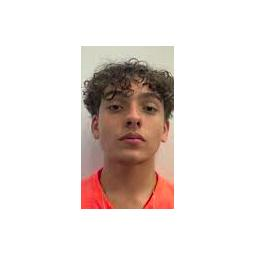
#> input picture ro2.jpeg, 256 x 256 px
$ python SFC-Axiom.py
#> lines starting #> are read from the running program, lines starting #| are printed output that depends on the picture; after the words box and inside, x2 and y2 are one past the last pixel; in counts of white or black regions, pixels touching at a corner belong together
import turtle
import matplotlib.pyplot as plt
import collections as cl
import numpy as np
from PIL import Image
from copy import deepcopy
import cv2 as cv

image = cv.imread("ro2.jpeg")
#> image is the input picture: shape (256, 256, 3); mean B, G, R 218.2, 222, 231.9
print(image.shape)
#| (256, 256, 3)


class curve:

    def __init__(self, arestas):

        self.a = arestas

    def print_curve(self):
        turtle.speed(0)
        turtle.penup()
        turtle.goto(0, 0)
        turtle.pendown()

        for start, end in self.a.items():
            turtle.goto(end[0] * 10, end[1] * 10)

        turtle.done()


def hilbert(stg: str) -> str:
    stg = stg.replace("a", "+Bf-AfA-fB+")
    stg = stg.replace("b", "-Af+BfB+fA-")
    return stg.lower()


Si = "a"
iters = 8

for _ in range(iters):
    Si = hilbert(Si)


def percorrer(stg: str) -> curve:

    arestas = cl.defaultdict()
    pointer = np.array([0, 0])
    dir = np.array([0, 1])
    next = pointer + dir

    for char in stg:
        if char == "+":
            dir = np.array([dir[1], -dir[0]])

        elif char == "-":
            dir = np.array([-dir[1], dir[0]])

        elif char == "f":
            next = pointer + dir
            arestas[tuple(pointer)] = tuple(next)
            pointer = next

    return arestas


def percorrer_img(
    curv: curve,
    img,
    n=1000,
):
#> called with n = 1000
    list_img = []
    im_pointer = np.array([0, 0])
    cv_pointer = (0, 0)

    while cv_pointer in curv.a.keys():

        img[im_pointer[0], im_pointer[1]] = [0, 0, 0]

        next_pointer = curv.a[cv_pointer]
        dir = np.array(next_pointer) - np.array(cv_pointer)

        im_pointer += dir
        cv_pointer = next_pointer

        if n == 1000:
            img_atual = deepcopy(img)
            list_img.append(img_atual)
            n = 0
        n += 1
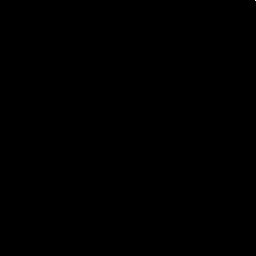
#> img: shape (256, 256, 3); 0% white in thin lines or dots, all inside (x1, y1, x2, y2) = (255, 0, 256, 1)
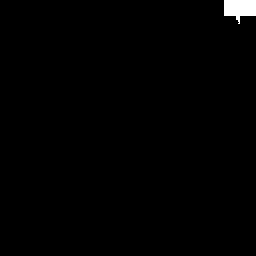
#> img_atual: shape (256, 256, 3); 0.82% white; 1 white region, box (x1, y1, x2, y2) and area: (224, 0, 256, 24) 535
#> after the loop, im_pointer = [0, 255]; list_img = 66 items; n = 535

    return list_img


crv = curve(percorrer(Si))

a = percorrer_img(crv, image)
#> a = 66 items

for i in range(len(a)):
    cv.imwrite(f"image_gif/im{i}.jpeg", a[i])
#> this loop made 66 passes
#> pass 2, `cv.imwrite(f"image_gif/im{i}.jpeg", a[i])`:
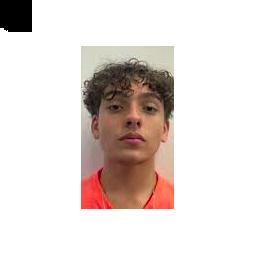
#> saved as im1.jpeg: shape (256, 256, 3); mean B, G, R 214.3, 218.1, 228

print(a)
#> (printed output is left out)

# crv.print_curve()

$ run again, with igor-curva.jpg copied over ro2.jpeg
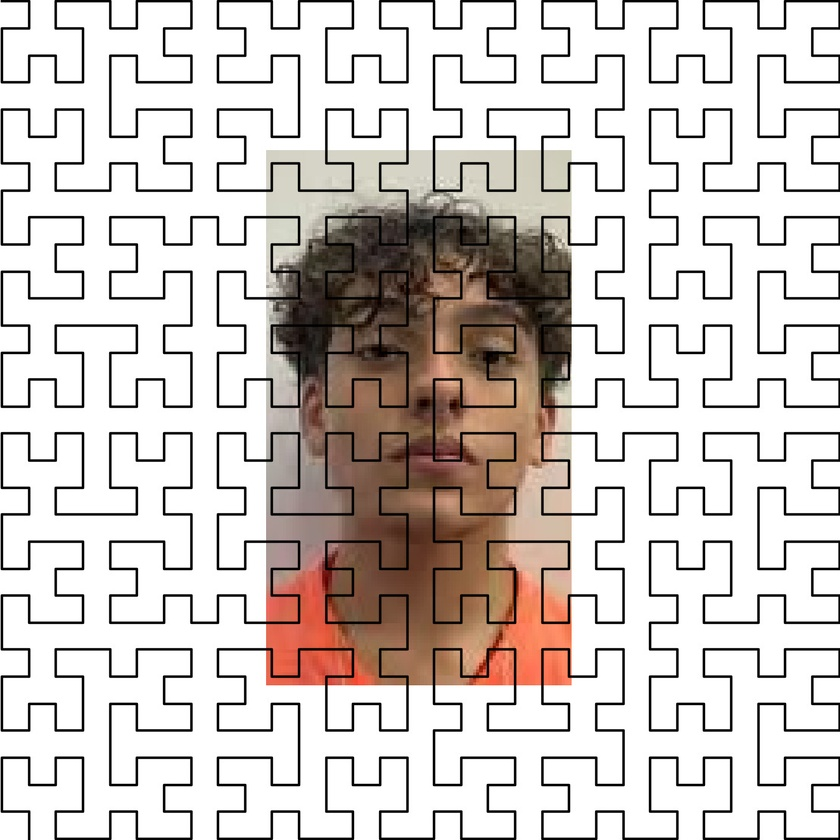
#> input picture igor-curva.jpg, 840 x 840 px, shrunk from 1108 x 1108 before the run
#> image is the input picture: shape (840, 840, 3); mean B, G, R 197.4, 201.3, 208.5
#| (840, 840, 3)
#> after the loop in percorrer_img, `while cv_pointer in curv.a.keys():`:
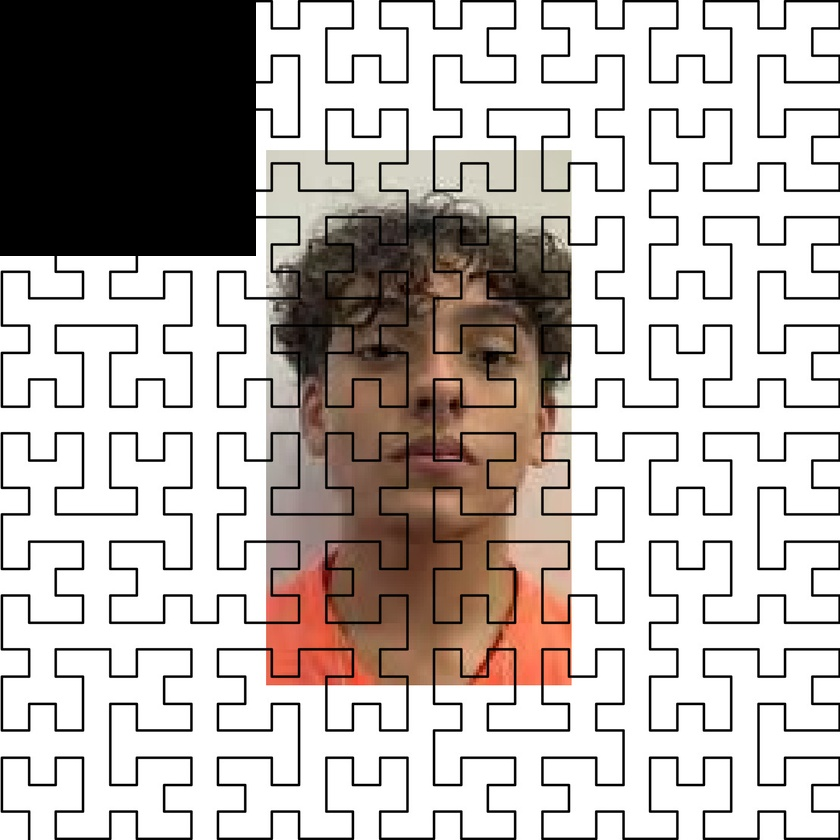
#> img: shape (840, 840, 3); mean B, G, R 176.1, 180, 187.2
#> after the loop in percorrer_img, `while cv_pointer in curv.a.keys():`: im_pointer = [0, 255]; list_img = 66 items; n = 535
#> a = 66 items
#> the loop `for i in range(len(a)):` made 66 passes
#> pass 2, `cv.imwrite(f"image_gif/im{i}.jpeg", a[i])`:
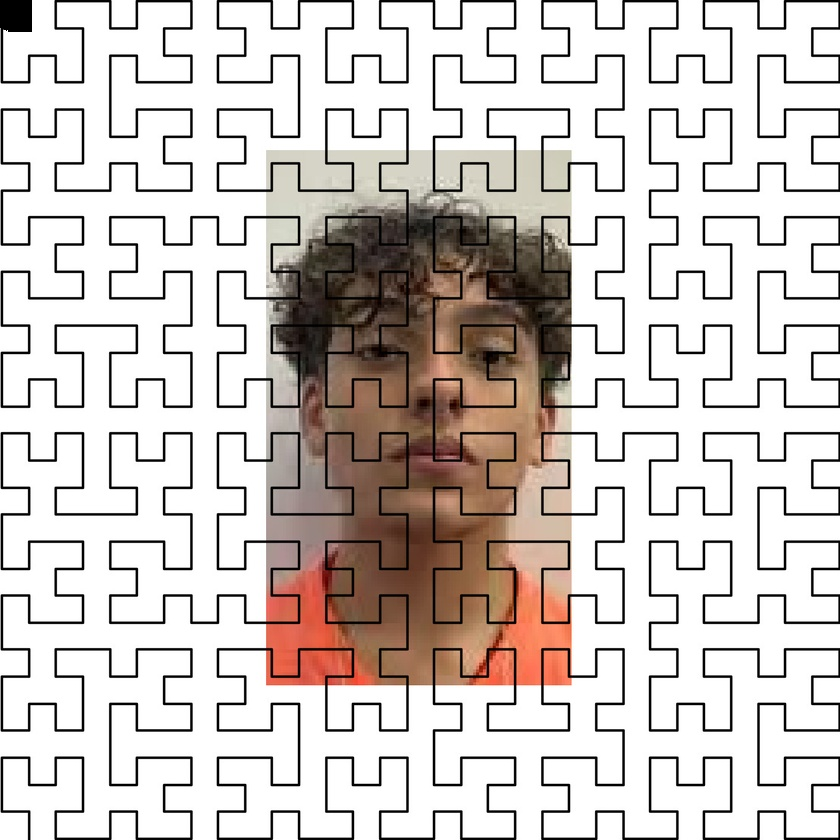
#> saved as im1.jpeg: shape (840, 840, 3); mean B, G, R 197.1, 201, 208.2
#> (printed output is left out)
